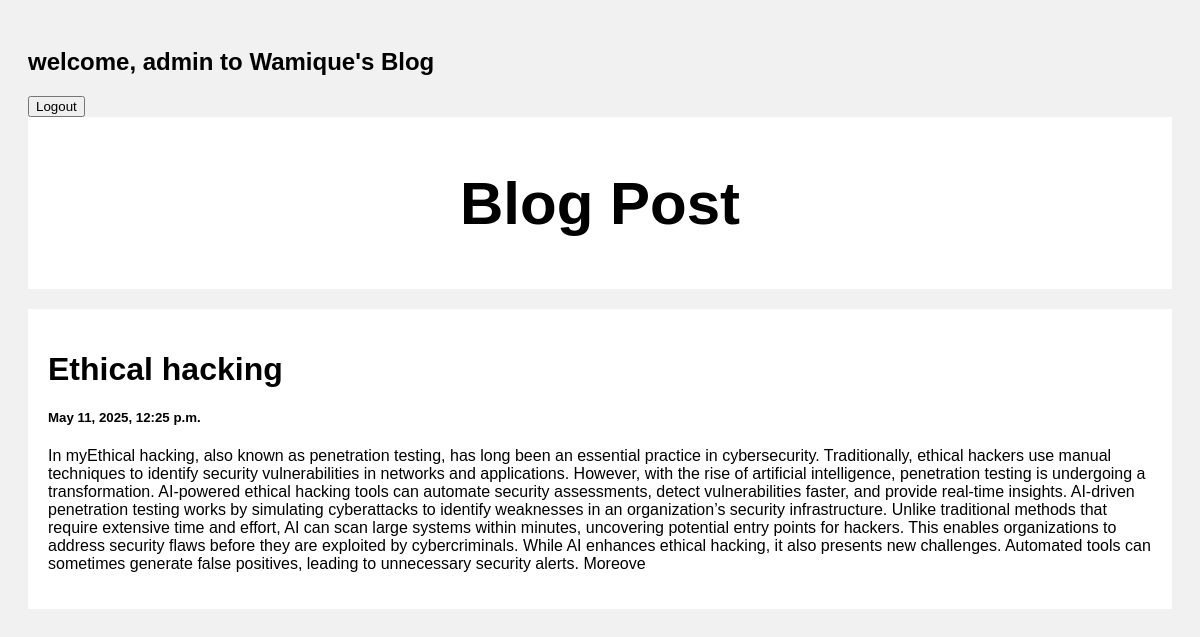
Screenshot of /post/3 (signed in) with the database file from the repository.
### posts/models.py (models this page shows)
class Post(models.Model):
    title = models.CharField(max_length=100)
    body = models.CharField(max_length=1000000)
    created_at = models.DateTimeField(default=datetime.now, blank=True)

### posts/views.py (the view)
# urls.py: path('post/<str:pk>', views.post, name='post'),
@login_required(login_url='login')
def post(request, pk):
    posts = Post.objects.get(id=pk)
    return render(request, 'post.html', {'posts':posts})

### templates/post.html (shortened to what this page needs)
<!DOCTYPE html>
<html>
<head>
</head>
<body>
{% if user.is_authenticated %}
<h2>welcome,  {{user.username}} to Wamique's Blog</h2>
{%endif%}
{% if user.is_authenticated %}
<a href="{% url 'logout' %}" ><button>Logout</button></a>
{% else %}
<a href="{% url 'login' %}" ><button>Login</button></a>
<a href="{% url 'register' %}" ><button>Sign up</button></a>
{%endif%}
<div class="header">
  <a style="text-decoration: none; color: black;" href="/"><h2>Blog Post</h2></a>
</div>
<div class="row">
  <div class="leftcolumn">
    <div class="card">
        <h1>{{posts.title}}</h1>
        <h5>{{posts.created_at}}</h5>
        <p>{{posts.body}}</p>
    </div>
  </div>
</div>
</body>
</html>

### templates/post.html (style rules this page uses)
* { box-sizing: border-box; }
body { font-family: Arial; padding: 20px; background: #f1f1f1; }
.header { padding: 2px; font-size: 40px; text-align: center; background: white; }
.leftcolumn { float: left; width: 100%; }
.card { background-color: white; padding: 20px; margin-top: 20px; }
.row:after { content: ""; display: table; clear: both; }

### rows the page displays
Post: title "Ethical hacking", created_at "May 11, 2025, 12:25 p.m.", body "In myEthical hacking, also known as penetration testing, has long been an essential practice in cybersecurity. Traditionally, ethical hackers use manual techniques to identify security vulnerabilities in networks and applications. However, with the rise of artificial intelligence, penetration testing is undergoing a transformation. AI-powered ethical hacking tools can automate security assessments, detect vulnerabilities faster, and provide real-time insights. AI-driven penetration testing works by simulating cyberattacks to identify weaknesses in an organization’s security infrastructure. Unlike traditional methods that require extensive time and effort, AI can scan large systems within…"

### other values shown
{{ user.username }} "admin"
